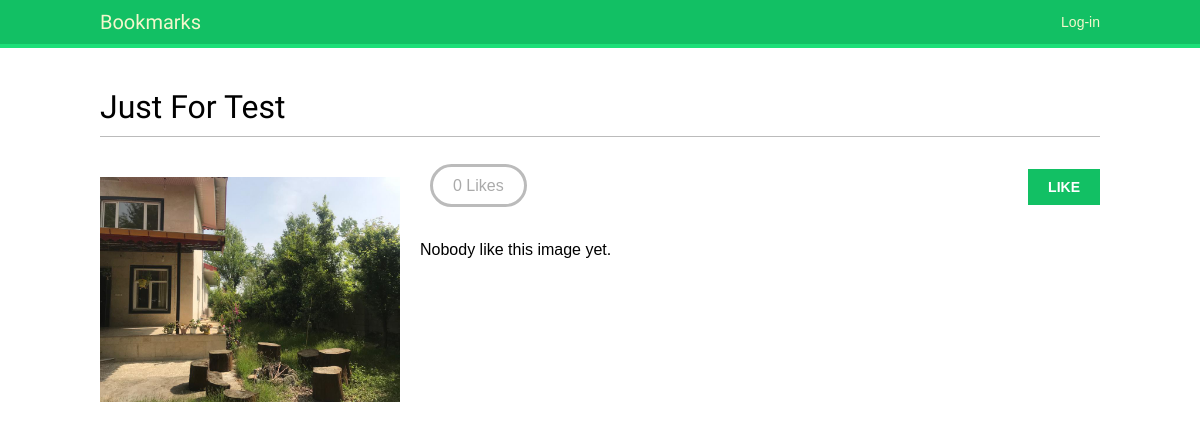
The page /images/detail/3/just-for-test/ on the database its author committed.
### images/models.py (models this page shows, shortened)
class Image(models.Model):
    user = models.ForeignKey(settings.AUTH_USER_MODEL,
                             related_name='images_created',
                             on_delete=models.CASCADE)
    title = models.CharField(max_length=200)
    slug = models.SlugField(max_length=200, blank=True)
    url = models.URLField()
    image = models.ImageField(upload_to='images/%Y/%m/%d/')
    description = models.TextField(blank=True)
    created = models.DateField(auto_now_add=True, db_index=True)
    users_like = models.ManyToManyField(settings.AUTH_USER_MODEL,
                                        related_name='images_liked',
                                        blank=True)

### images/views.py (the view)
# urls.py: path('detail/<int:id>/<slug:slug>/', views.image_detail, name='detail'),
def image_detail(request, id, slug):
    image = get_object_or_404(Image, id=id, slug=slug)
    print(image.image)
    return render(request, 'images/image/detail.html',
                  {
                      'section': 'images',
                      'image': image
                  })

### images/templates/images/image/detail.html (shortened to what this page needs)
{% extends 'base.html' %}
{% block content %}
    <h1>{{ image.title }}</h1>
    {% load thumbnail %}
    <a href="{{ image.image.url }}">
        <img src="{% thumbnail image.image 150x0 %}" class="image-detail">
    </a>
    {% with total_likes=image.users_like.count users_like=image.users_like.all %}
        <div class="image-info">
            <div>
                <span class="count">
                <span class="total">{{total_likes}}</span>
                Like{{ total_likes|pluralize }}
                </span>
                <a href="#", data-id="{{ image.id }}" data-action="{% if request.user in users_like %}un{% endif %}like" class="like button">
                    {% if request.user not in users_like %}
                        Like
                    {% else %}
                        Unlike
                    {% endif %}
                </a>
            </div>
        </div>
        <div class="image-likes">
         {% for user in user_likes %}
            <div>
                <img src="{{user.profile.photo.url}}">
                <p>{{user.first_name}}</p>
            </div>
            {% empty %}
            Nobody like this image yet.
         {% endfor %}
         </div>
    {% endwith %}
{% endblock content %}

### account/static/css/base.css (style rules this page uses)
body { margin:0; padding:0; font-family:helvetica, sans-serif; }
a { color:#12c064; text-decoration:none; }
h1, h2, h3, h4, h5 , h6 { font-family: 'Muli', sans-serif; font-weight:normal; }
h1 { border-bottom:1px solid #bbb; padding:0 0 10px 0; margin:10px 0 20px 0; }
input[type=submit], a.button { font-weight:bold; background:#12c064; color:#fff; padding:10px 20px; font-size:14px; text-transform:uppercase; }
.image-preview, .image-detail { max-width:300px; float:left; margin:0 20px 20px 0; }
.image-detail { margin-top:20px; }
.image-info div { padding:20px 0; overflow:auto; }
.count { color:#aaa; border:3px solid #bbb; border-radius:26px; padding:10px 20px; margin:20px 10px 0; }
a.like, a.follow { float:right; margin-top:-8px; }

### rows shown on the page
Image: title "Just For Test", image (picture)

### other values the page prints
{{ total_likes }} "0"
